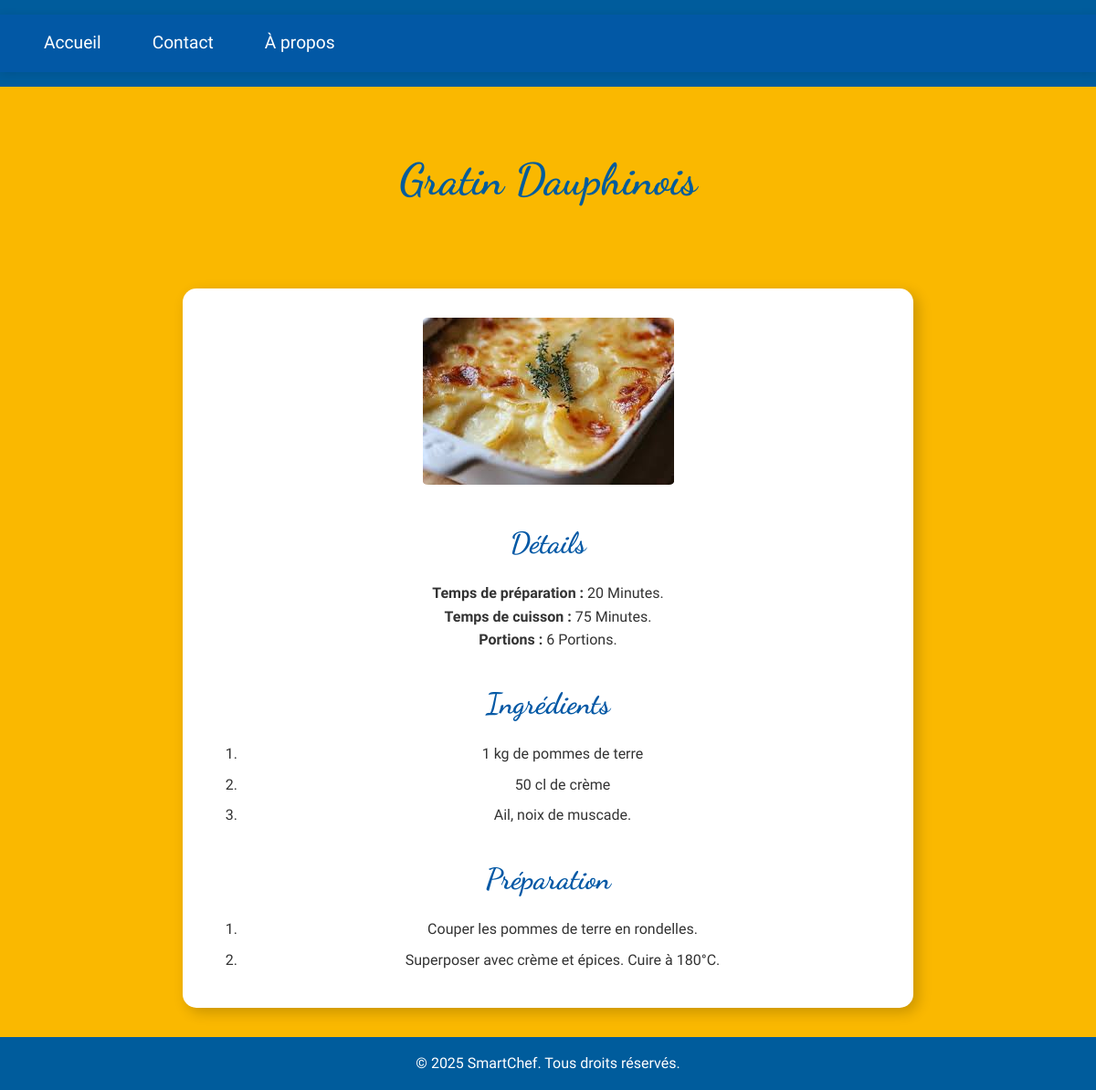
/advanced.php?id=8, run on the app's committed database.
### tables this page shows
CREATE TABLE `recetts` (
  `id` int(11) NOT NULL,
  `name` varchar(255) NOT NULL,
  `ingredients` text NOT NULL,
  `preparation` text NOT NULL,
  `preparation_time` int(11) NOT NULL,
  `cooking_time` int(11) NOT NULL,
  `servings` int(11) NOT NULL,
  `image_path` varchar(255) NOT NULL,
  `user_id` int(11) NOT NULL,
  `created_at` timestamp NOT NULL DEFAULT current_timestamp(),
  `cat` varchar(255) NOT NULL,
  `nb` text NOT NULL
);

### advanced.php (the view, shortened to what this page needs)
<?php
include "php/cnx.php";
$recipe_id = mysqli_real_escape_string($cnx, $_GET['id']);
$stmt = mysqli_prepare($cnx, "SELECT * FROM recetts WHERE id = ?");
mysqli_stmt_bind_param($stmt, "i", $recipe_id);
mysqli_stmt_execute($stmt);
$result = mysqli_stmt_get_result($stmt);
$recipe = mysqli_fetch_assoc($result);
$title = htmlspecialchars($recipe['name']);
$image_path = 'php/uploads/' . htmlspecialchars(basename($recipe['image_path']));
$prep_time = htmlspecialchars($recipe['preparation_time']);
$cook_time = htmlspecialchars($recipe['cooking_time']);
$servings = htmlspecialchars($recipe['servings']);
$ingredients = $recipe['ingredients'];
$instructions = $recipe['preparation'];
?>
<!DOCTYPE html>
<html lang="fr">
<head>
    <link rel="stylesheet" href="css/style_f_r.css">
</head>
<body>
    <header>
        <?php
         include "nav.php"; ?>
    </header>
    <section id="home">
        <h1><?= $title ?></h1>
    </section>
    <section id="recipes">
        <div class="recipe-card">
            <div class="recipe-header">
                <img src="<?= $image_path ?>" alt="<?= $title ?>" style="border-radius: 2%;">
            </div>
            <div class="recipe-details">
                <h3>Détails</h3>
                <p><strong>Temps de préparation :</strong> <?= $prep_time ?> Minutes.</p>
                <p><strong>Temps de cuisson :</strong> <?= $cook_time ?> Minutes.</p>
                <p><strong>Portions :</strong> <?= $servings ?> Portions.</p>
            </div>
            <div class="recipe-content">
                <div class="ingredients">
                    <h3>Ingrédients</h3>
                    <ol>
                        <?php
                        $ingredients_list = preg_split('/\r\n|\r|\n/', trim($ingredients));
                        foreach($ingredients_list as $ingredient) {
                            if(!empty(trim($ingredient))) {
                                echo '<li>' . htmlspecialchars(trim($ingredient)) . '</li>';
                            }
                        }
                        ?>
                    </ol>
                </div>
                <div class="preparation">
                    <h3>Préparation</h3>
                    <ol>
                        <?php
                        $steps = preg_split('/\r\n|\r|\n/', trim($instructions));
                        foreach($steps as $step) {
                            if(!empty(trim($step))) {
                                echo '<li>' . htmlspecialchars(trim($step)) . '</li>';
                            }
                        }
                        ?>
                    </ol>
                </div>
            </div>
        </div>
    </section>
    <footer>
        <?php include "footer.php"; ?>
    </footer>
</body>
</html>

### css/style_f_r.css (style rules this page uses)
* { margin: 0; padding: 0; box-sizing: border-box; list-style-type: none; text-decoration: none; }
body { font-family: 'Advent Pro', sans-serif; background-image: linear-gradient(to top, #FAB800 100%, #FAB800 100%); color: #333; line-height: 1.6; }
header { background-color: #0258A5; padding: 1rem 0; text-align: center; }
#home { text-align: center; padding: 2rem; margin: 2rem auto; }
#home h1 { font-family: 'Dancing Script', cursive; font-size: 3.8rem; color: #0258A5; margin-bottom: 1rem; }
#recipes { background-color: #ffffff; padding: 2rem; margin: 2rem auto; max-width: 800px; border-radius: 15px; box-shadow: 5px 5px 15px rgba(0, 0, 0, 0.2); text-align: center; animation: fadeIn 1s ease-in-out; }
#recipes h3 { font-family: 'Dancing Script', cursive; font-size: 2rem; color: #0258A5; margin-top: 2rem; margin-bottom: 1rem; }
footer { background-color: #0258A5; color: #fff; text-align: center; padding: 1rem 0; margin-top: 2rem; }
#home, #signup, #recipes { animation: fadeIn 1s ease-in-out; }

### css/style.css (style rules this page uses)
* { margin: 0; padding: 0; box-sizing: border-box; list-style-type: none; text-decoration: none; }
body { font-family: 'Advent Pro', sans-serif; background-image: linear-gradient(to top, #FAB800 100%, #FAB800 100%); color: #333; line-height: 1.6; }
header { background-color: #005C9C; padding: 1rem 0; text-align: center; }
#home { text-align: center; padding: 2rem; margin: 2rem auto; max-width: 800px; }
#home h1 { font-family: 'Dancing Script', cursive; font-size: 3rem; color: #005C9C; margin-bottom: 1rem; }
footer { background-color: #005C9C; color: #fff; text-align: center; padding: 1rem 0; margin-top: 2rem; }
#home, #signup { animation: fadeIn 1s ease-in-out; }

### advanced.php (style rules this page uses)
.ingredients ol, .preparation ol, .notes ol { padding-left: 2rem; }
.ingredients li, .preparation li, .notes li { margin-bottom: 8px; list-style-type: decimal; }

### data on the page
recetts: name "Gratin Dauphinois", image_path+name (picture), preparation_time "20", cooking_time "75", servings "6", ingredients "1 kg de pommes de terre", ingredients "50 cl de crème", ingredients "Ail, noix de muscade.", preparation "Couper les pommes de terre en rondelles.", preparation "Superposer avec crème et épices. Cuire à 180°C."
